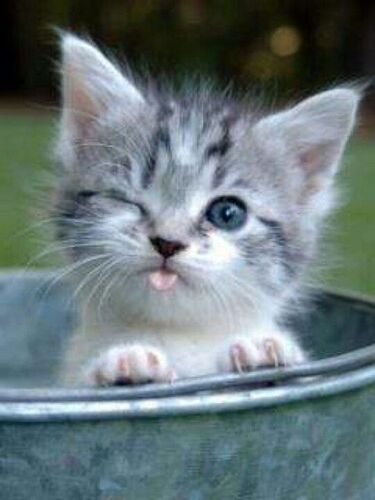
#> input picture HW2/Q4/cat.png, 375 x 500 px
$ jupyter execute Q4.ipynb
#> lines starting #> are read from the running program, lines starting #| are printed output that depends on the picture
# Question 4

[cell 1]
import numpy as np
import cv2
import math
import matplotlib.pyplot as plt
import random
# from google.colab.patches import cv2_imshow
from scipy.signal import convolve2d

## part a

[cell 2]
# Do not change this cell
image = cv2.imread('cat.png', cv2.IMREAD_GRAYSCALE)
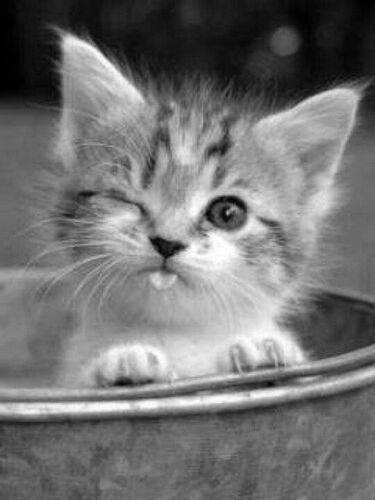
#> image: shape (500, 375); min 0, max 255, mean 114.6

[cell 3]
def Add_Noise(image, noise_amount):
    """
    Add salt and pepper noise to the input image.

    Parameters:
      image: Input image (numpy array).
      noise_amount: Proportion of pixels to be affected by noise (default is 0.05).

    Returns:
      Image with salt and pepper noise added.
    """
#> called with noise_amount = 0.02
    noisy_image = np.copy(image)

    # Generate random coordinates for salt and pepper noise
    rows, cols = noisy_image.shape
#> rows = 500; cols = 375
    num_pixels = int(rows * cols * noise_amount)
#> num_pixels = 3750

    # Add salt noise (white pixels)
    salt_coords = [np.random.randint(0, i - 1, num_pixels) for i in (rows, cols)]
    noisy_image[salt_coords[0], salt_coords[1]] = 255

    # Add pepper noise (black pixels)
    pepper_coords = [np.random.randint(0, i - 1, num_pixels) for i in (rows, cols)]
    noisy_image[pepper_coords[0], pepper_coords[1]] = 0

    return noisy_image

[cell 4]
noise_amount = 0.02

noisy_image = Add_Noise(image, noise_amount)
plt.imshow(noisy_image, cmap='gray')
plt.title("cat with noise")
plt.axis("off")
plt.show()

noise_amount = 0.2

noisy_image = Add_Noise(image, noise_amount)
#> call 2 of Add_Noise, with noise_amount = 0.2
#> in Add_Noise (call 2), `noisy_image[pepper_coords[0], pepper_coords[1]] = 0`:
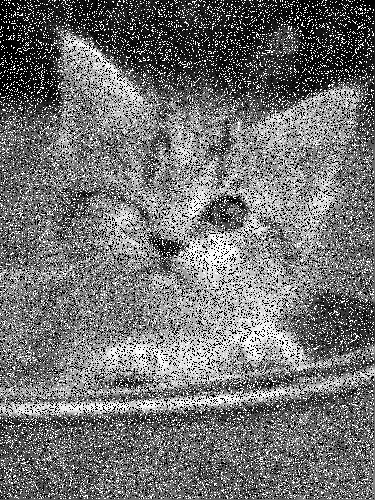
#> noisy_image: shape (500, 375); min 0, max 255, mean 114.6
plt.imshow(noisy_image, cmap='gray')
plt.title("cat with noise")
plt.axis("off")
plt.show()

# part b

<h3> in this section we want to implement : </h3>

1.   Averaging Blurring
2.   Median Blurring
3.   Gaussian Blurring

<h3> you should define reflect101 padding function and use it befor blurring </h3>
<h3><b> note : you can't use libraries in this section </b></h3>
<h3><b> note : you can't use loop in Reflect101 function </b></h3>

[cell 5]
def Reflect101(img, filter_size):
  '''
    Do not use loop (like while and for)
    Do not use libraries
    calculate averaging filter
    input(s):
      img (ndarray): input image
      filter_size (ndarray): filter size
    output(s):
      image (ndarray): computed Reflect101
  '''
#> called with filter_size = 15

  # Extracting filter dimensions
  filter_height = filter_size
  filter_width = filter_size

  # Compute the padding required on each side
  pad_height = filter_height // 2
  pad_width = filter_width // 2

  # Pad the image with reflection padding
  padded_image = np.pad(image, ((pad_height, pad_height), (pad_width, pad_width)), mode='reflect')
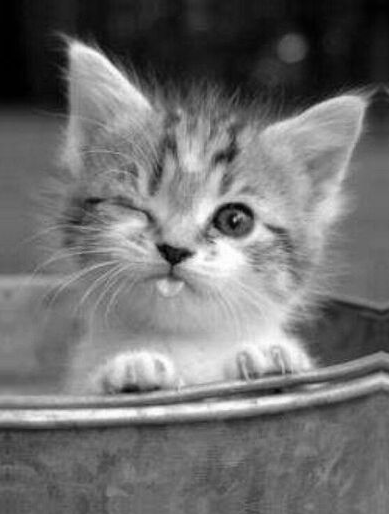
#> padded_image: shape (514, 389); min 0, max 255, mean 112

  return padded_image

[cell 6]
my_padded_image = Reflect101(image, 15)

# Get image dimensions
image_height, image_width = image.shape
#> image_height = 500; image_width = 375
print('image_height:', image_height, 'image_width:', image_width)
#| image_height: 500 image_width: 375

# Get padded image dimensions
padded_image_height, padded_image_width = my_padded_image.shape
#> padded_image_height = 514; padded_image_width = 389
print('padded_image_height:', padded_image_height, 'padded_image_width:', padded_image_width)
#| padded_image_height: 514 padded_image_width: 389

[cell 7]
def Averaging_Blurring(img, filter_size):
    '''
    Averaging blurring filter implementation without using libraries.

    Parameters:
      img (ndarray): input image
      filter_size (tuple): filter size

    Returns:
      result (ndarray): computed averaging blurring
    '''
#> called with filter_size = 15
    # Reflect101 padding
    image = Reflect101(img, filter_size)

    # Initialize result array
    result = np.zeros_like(img)

    # Compute averaging blurring
    filter_height =filter_size
    filter_width = filter_size

    for i in range(result.shape[0]):
      for j in range(result.shape[1]):
        result[i, j] = np.mean(image[i:i+filter_height, j:j+filter_width])
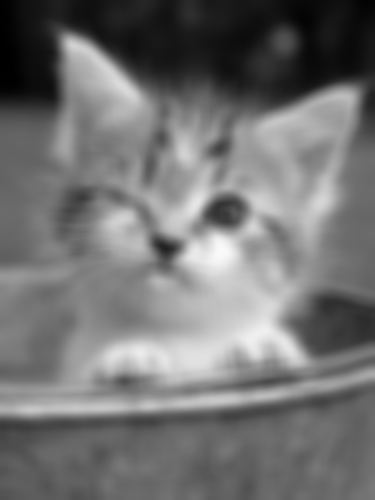
#> result: shape (500, 375); min 0, max 250, mean 114.1

    # [9 lines of commented-out code are left out]

    return result

[cell 8]
def Median_Blurring(img, filter_size):
    '''
    Median blurring filter implementation without using libraries.

    Parameters:
      img (ndarray): input image
      filter_size (tuple): filter size

    Returns:
      result (ndarray): computed median blurring
    '''
#> called with filter_size = 15
    # Reflect101 padding
    image = Reflect101(img, filter_size)

    # Compute filter dimensions
    filter_height = filter_size
    filter_width = filter_size

    # Calculate the median pixel value in each filter region
    result = np.median(np.array([
        [
          image[i:i+filter_height, j:j+filter_width]
          for j in range(image.shape[1] - filter_width + 1)
        ]
        for i in range(image.shape[0] - filter_height + 1)
    ]), axis=(2, 3))

    # By specifying axis=(2, 3), we're essentially telling NumPy to calculate the median across
    # the height and width dimensions of each filter region.

    return result

[cell 9]
def Gaussian_Blurring(img, filter_size, std):
    '''
    Gaussian blurring filter implementation without using libraries.

    Parameters:
      img (ndarray): input image
      filter_size (int): filter size (assumed to be square)
      std (float): standard deviation of Gaussian kernel

    Returns:
      result (ndarray): computed Gaussian blurring
    '''
#> called with filter_size = 15, std = 40
    # Compute the kernel size
    kernel_radius = filter_size // 2

    # Generate Gaussian kernel
    x = np.arange(-kernel_radius, kernel_radius + 1)
    y = np.arange(-kernel_radius, kernel_radius + 1)
    xx, yy = np.meshgrid(x, y)
    kernel = np.exp(-(xx**2 + yy**2) / (2 * std**2)) / (2 * np.pi * std**2)
    kernel /= np.sum(kernel)  # Normalize the kernel

    # Reflect101 padding
    output = Reflect101(img, filter_size)

    # Apply Gaussian blur using convolution
    result = np.zeros_like(img)
    for i in range(result.shape[0]):
        for j in range(result.shape[1]):
            result[i, j] = np.sum(output[i:i+filter_size, j:j+filter_size] * kernel)

    return result

[cell 10]
# Do not change this cell
plt.figure(figsize=(15,15))
plt.subplot(2,2,1)
plt.imshow(image,cmap='gray')
plt.title("main image")
plt.axis("off")

AB = Averaging_Blurring(image,15)
plt.subplot(2,2,2)
plt.imshow(AB,cmap='gray')
plt.title("Averaging Blurring")
plt.axis("off")

MB = Median_Blurring(image,15)
plt.subplot(2,2,3)
plt.imshow(MB,cmap='gray')
plt.title("Median Blurring")
plt.axis("off")

GB = Gaussian_Blurring(image,15,40)
plt.subplot(2,2,4)
plt.imshow(GB,cmap='gray')
plt.title("Gaussian Blurring")
plt.axis("off")

## part c

<h3> in this section we want to implement all blurrings with opencv and compare their with part b </h3>
<h3><b> note : for comparison, the parameters should be the same as in part b </b></h3>

[cell 11]
filter_size = 15
std = 40

AveragingBlurring = cv2.blur(image, (filter_size, filter_size))
MedianBlurring = cv2.medianBlur(image, filter_size)
GaussianBlurring = cv2.GaussianBlur(image, (filter_size, filter_size), std)

[cell 12]
# Do not change this cell
Array = [image, AveragingBlurring, MedianBlurring, GaussianBlurring]
titles = ['noisy image', 'Averaging Blurring', 'Median Blurring', 'Gaussian Blurring']
plt.figure(figsize=(15,15))

for i in range(4):
  plt.subplot(2,2,i+1)
  plt.imshow(Array[i], cmap='gray')
  plt.title(titles[i])
  plt.axis("off")

Laplacian

[cell 13]
image = np.full((8, 8), 10, dtype=np.uint8)
image[4, 4] = 12

laplacian_image = np.zeros((8, 8))
laplacian_image[3, 4] = 2
laplacian_image[4, 3] = 2
laplacian_image[4, 5] = 2
laplacian_image[5, 4] = 2
laplacian_image[4, 4] = 8

plt.imshow(image, cmap='gray')
plt.title("original")
plt.axis("off")
plt.show()
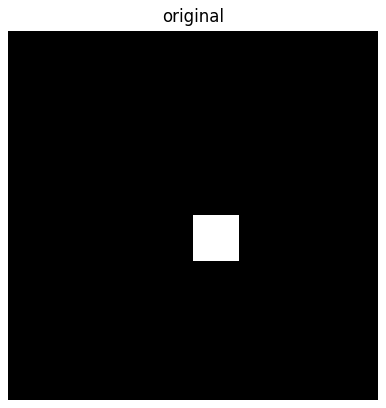
#> figure drawn by matplotlib, 1 panel

plt.imshow(laplacian_image, cmap='gray')
plt.title("Laplacian Filtered Image")
plt.axis("off")

plt.show()
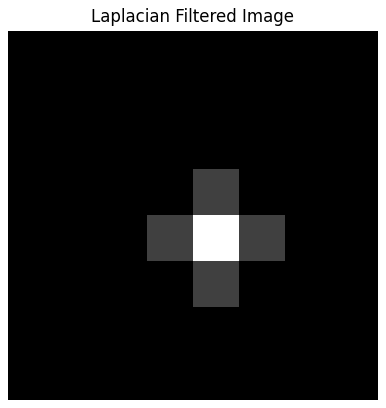
#> figure drawn by matplotlib, 1 panel

print('image:', image)
print('Laplacian image:', laplacian_image)
